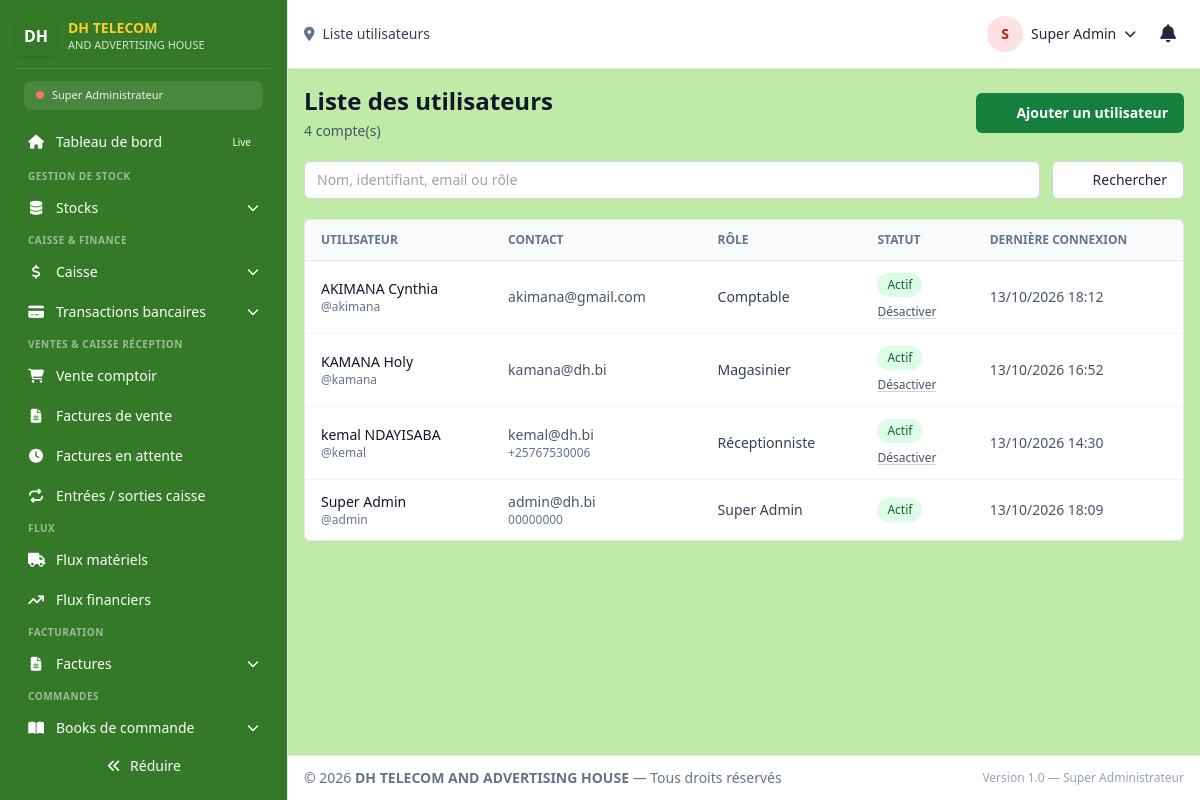
The app's page /super_admin/utilisateurs/liste (signed in), older data.
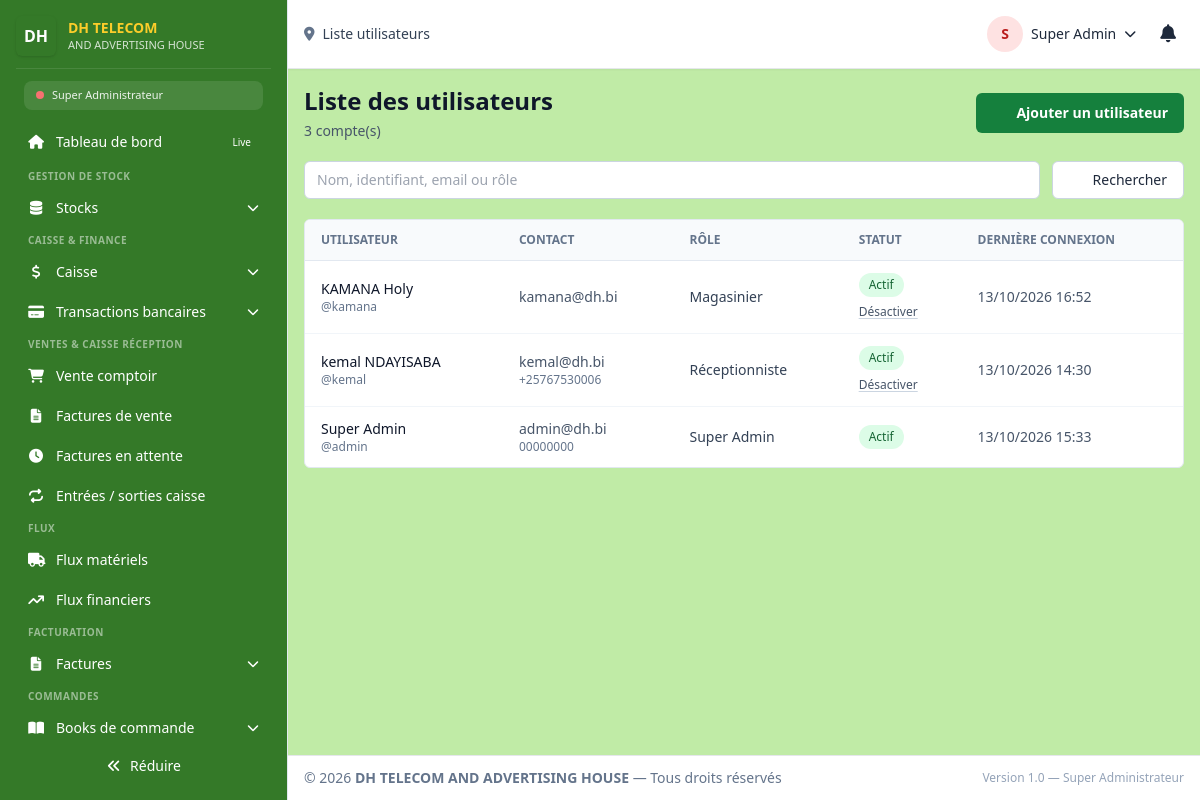
The same page, newer data.
### tables this page shows
CREATE TABLE `users` (
  `id` int(100) NOT NULL,
  `profil` varchar(255) NOT NULL DEFAULT '',
  `user_name` varchar(255) NOT NULL,
  `password` varchar(255) NOT NULL COMMENT 'bcrypt hash',
  `secret_code` varchar(255) DEFAULT NULL,
  `category` varchar(100) DEFAULT NULL COMMENT 'Réf cat_users.category',
  `f_name` varchar(100) DEFAULT NULL,
  `l_name` varchar(100) DEFAULT NULL,
  `telephone` varchar(100) DEFAULT NULL,
  `email` varchar(100) DEFAULT NULL,
  `adress` varchar(100) NOT NULL DEFAULT '',
  `level` varchar(100) NOT NULL DEFAULT '',
  `salary` decimal(10,0) NOT NULL DEFAULT 0,
  `status` varchar(100) NOT NULL DEFAULT 'Disponible',
  `session_id` varchar(1000) NOT NULL DEFAULT '',
  `admission` date NOT NULL DEFAULT curdate(),
  `reset_token` varchar(255) DEFAULT NULL,
  `token_expiry` datetime DEFAULT current_timestamp(),
  `jwt_secret` varchar(255) DEFAULT NULL COMMENT 'Secret personnel pour JWT',
  `last_login` datetime DEFAULT NULL,
  `failed_attempts` int(11) DEFAULT 0,
  `locked_until` datetime DEFAULT NULL,
  `created_at` timestamp NOT NULL DEFAULT current_timestamp(),
  `updated_at` timestamp NOT NULL DEFAULT current_timestamp() ON UPDATE current_timestamp()
);

### router.php (called while the page is built, shortened)
<?php
require_once __DIR__ . "/dash/template/permissions.php";
$ROUTES_BY_ROLE  = [];
foreach ($ROLES as $roleName => $roleDefinition) {
    $roleUser = ["role_system" => $roleName];
    $ROUTES_BY_ROLE[$roleName] = [];
    foreach ($ROUTE_DEFINITIONS as $routeName => $routeDefinition) {
        $roleRoute = $roleName . '/' . $routeName;
        if (userCan($roleUser, $routeDefinition[1])) {
            if ($roleName === "receptionniste" && $routeName === "accueil") {
                $routeDefinition[0] = "./dash/receptionist/index.php";
            }
            if ($roleName === "comptable" && $routeName === "accueil") {
                $routeDefinition[0] = "./dash/comptable/index.php";
            }
            if ($roleName === "magasinier" && $routeName === "accueil") {
                $routeDefinition[0] = "./dash/magasinier/index.php";
            }
            $ROUTES_BY_ROLE[$roleName][$roleRoute] = $routeDefinition;
        }
    }
}
$ROLE_ALIASES = [
    "Super Admin" => "super_admin",
    "Admin"       => "directeur_general",
    "caissier"    => "comptable",
    "agent"       => "magasinier",
    "Utilisateur" => "travailleur",
];
require_once __DIR__ . "/api/database.php";
$db = Database::getInstance();
$userRecord = $db->fetch(
    "SELECT id, user_name, category, f_name, l_name, status, profil
     FROM users
     WHERE id = ?
     LIMIT 1",
    [$_SESSION["user_id"]]
);
$role = $ROLE_ALIASES[$userRecord["category"] ?? ""] ?? ($userRecord["category"] ?? "");
$ROUTES = $ROUTES_BY_ROLE[$role];
$route = $_GET['route'] ?? ($role . '/accueil');
$route = trim($route, '/');
$route = strtolower($route);
    ?>
    <?php
list($file, $requiredPermission, $pageTitle) = $ROUTES[$route];
    ?>
    <?php
$pagePath = __DIR__ . "/" . $file;
    ?>
    <?php
require $pagePath;
require_once __DIR__ . "/dash/template/layout.php";

### api/database.php (called while the page is built, shortened)
<?php
class Database
{
    private static $instance = null;
    private $pdo;
    private function __construct()
    {
        $dsn = 'mysql:host=' . DB_HOST
             . ';port=' . DB_PORT
             . ';dbname=' . DB_NAME
             . ';charset=' . DB_CHARSET;
        $options = [
            PDO::ATTR_ERRMODE            => PDO::ERRMODE_EXCEPTION,
            PDO::ATTR_DEFAULT_FETCH_MODE => PDO::FETCH_ASSOC,
            PDO::ATTR_EMULATE_PREPARES   => false,
            PDO::ATTR_PERSISTENT         => false,
            PDO::ATTR_TIMEOUT            => 5,
            PDO::ATTR_STRINGIFY_FETCHES  => false,
            PDO::MYSQL_ATTR_INIT_COMMAND => "SET NAMES " . DB_CHARSET
                                          . " COLLATE " . DB_COLLATION
                                          . ", time_zone = '+02:00'",
        ];
        try {
            $this->pdo = new PDO($dsn, DB_USER, DB_PASS, $options);
        } catch (PDOException $e) {
            $this->logError($e);
            die('Erreur de connexion à la base de données : ' . $e->getMessage());
        }
    }
    public static function getInstance()
    {
        if (self::$instance === null) {
            self::$instance = new self();
        }
        return self::$instance;
    }
    public function query($sql, $params = [])
    {
        $start = microtime(true);
        try {
            $stmt = $this->pdo->prepare($sql);
            $stmt->execute($params);
            return $stmt;
        } catch (PDOException $e) {
            $this->logError($e, $sql, $params);
            throw $e;
        }
    }
    public function fetchAll($sql, $params = [])
    {
        return $this->query($sql, $params)->fetchAll();
    }
    public function fetchColumn($sql, $params = [], $column = 0)
    {
        $result = $this->query($sql, $params)->fetchColumn($column);
        return $result === false ? null : $result;
    }
}

### dash/template/permissions.php (called while the page is built, shortened)
<?php
function userCan(array $user, string $permission): bool
{
    global $ROLES;
    $role = $user["role_system"] ?? "";
    $permissions = $ROLES[$role]["permissions"] ?? [];
    if (in_array("*", $permissions, true)) return true;
    if (in_array($permission, $permissions, true)) return true;
    $module = explode(".", $permission)[0] ?? "";
    if ($module && in_array("$module.*", $permissions, true)) return true;
    return false;
}
function getRoleLabel(string $role): string
{
    global $ROLES;
    return $ROLES[$role]["label"] ?? ucfirst(str_replace("_", " ", $role));
}

### dash/admin/utilisateurs_liste.php (the view, shortened to what the rows shown need)
<?php
require_once __DIR__ . '/../../api/database.php';
$db = Database::getInstance();
$escape = static fn($value): string => htmlspecialchars((string) $value, ENT_QUOTES, 'UTF-8');
$page = max(1, (int) ($_GET['page'] ?? 1));
$perPage = 15;
$where = '';
$params = [];
$totalUsers = (int) $db->fetchColumn("SELECT COUNT(*) FROM users $where", $params);
$totalPages = max(1, (int) ceil($totalUsers / $perPage));
$page = min($page, $totalPages);
$offset = ($page - 1) * $perPage;
$users = $db->fetchAll(
    "SELECT id, user_name, category, f_name, l_name, email, telephone, status, last_login
     FROM users $where
     ORDER BY created_at DESC, id DESC
     LIMIT $perPage OFFSET $offset",
    $params
);
?>
<section class="space-y-5">
    <header class="flex flex-col gap-3 sm:flex-row sm:items-center sm:justify-between">
        <div>
            <h1 class="text-2xl font-bold text-slate-900">Liste des utilisateurs</h1>
        </div>
    </header>
    <div class="overflow-x-auto rounded-md border border-slate-200 bg-white">
        <table class="min-w-full divide-y divide-slate-200 text-sm">
            <thead class="bg-slate-50 text-left text-xs uppercase text-slate-500">
                <tr><th class="px-4 py-3 font-semibold">Utilisateur</th><th class="px-4 py-3 font-semibold">Contact</th><th class="px-4 py-3 font-semibold">Rôle</th><th class="px-4 py-3 font-semibold">Statut</th><th class="px-4 py-3 font-semibold">Dernière connexion</th></tr>
            </thead>
            <tbody class="divide-y divide-slate-100">
                <?php if (!$users): ?>
                    <tr><td colspan="5" class="px-4 py-10 text-center text-slate-500">Aucun utilisateur ne correspond à cette recherche.</td></tr>
                <?php else: foreach ($users as $listedUser): ?>
                    <?php $isActive = strtolower((string) $listedUser['status']) !== 'désactivé'; ?>
                    <tr class="hover:bg-slate-50">
                        <td class="px-4 py-3"><div class="font-medium text-slate-900"><?= $escape(trim(($listedUser['f_name'] ?? '') . ' ' . ($listedUser['l_name'] ?? '')) ?: $listedUser['user_name']) ?></div><div class="text-xs text-slate-500">@<?= $escape($listedUser['user_name']) ?></div></td>
                        <td class="px-4 py-3 text-slate-600"><div><?= $escape($listedUser['email'] ?: '—') ?></div><div class="text-xs text-slate-500"><?= $escape($listedUser['telephone'] ?: '') ?></div></td>
                        <td class="px-4 py-3 text-slate-700"><?= $escape(getRoleLabel($listedUser['category'] ?? '')) ?></td>
                        <td class="px-4 py-3"><span class="inline-flex rounded-full px-2.5 py-1 text-xs font-medium <?= $isActive ? 'bg-green-100 text-green-800' : 'bg-red-100 text-red-800' ?>"><?= $isActive ? 'Actif' : 'Désactivé' ?></span>
                            <?php if (userCan($user, 'utilisateurs.create') && (int) $listedUser['id'] !== (int) $user['utilisateur_id']): ?>
                                <form method="post" class="mt-1">
                                    <button class="text-xs font-medium text-slate-600 underline decoration-slate-300 underline-offset-2 hover:text-green-800"><?= $isActive ? 'Désactiver' : 'Réactiver' ?></button>
                                </form>
                            <?php endif; ?>
                        </td>
                        <td class="px-4 py-3 text-slate-600"><?= $listedUser['last_login'] ? $escape(date('d/m/Y H:i', strtotime($listedUser['last_login']))) : 'Jamais' ?></td>
                    </tr>
                <?php endforeach; endif; ?>
            </tbody>
        </table>
    </div>
</section>

Row changes from the older to the newer data that the page shows:
removed users: f_name+l_name "AKIMANA Cynthia", user_name "akimana", email "akimana@gmail.com", category "Comptable", status "Actif", last_login "13/10/2026 18:12"
changed users "Super Admin": last_login "13/10/2026 18:09" → "13/10/2026 15:33"
Text that changed along with them:
$totalUsers: "4" → "3"
